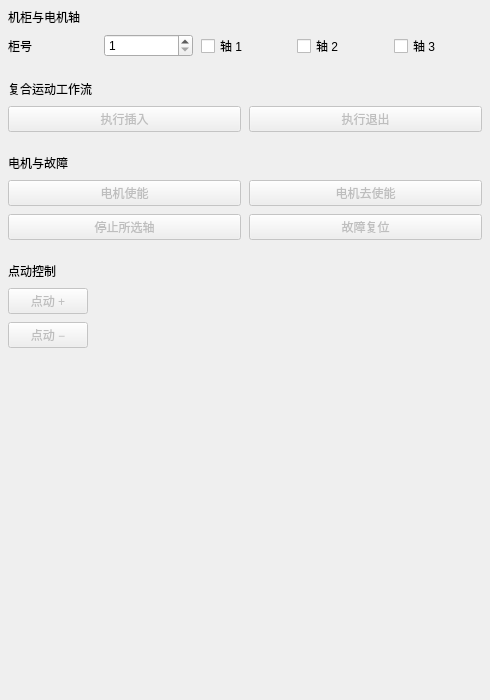
                 <widget class="QWidget" name="filterControlsContent">
                  <property name="geometry">
                   <rect>
                    <x>0</x>
                    <y>0</y>
                    <width>490</width>
                    <height>700</height>
                   </rect>
                  </property>
                  <layout class="QVBoxLayout" name="filterControlsLayout">
                   <property name="leftMargin">
                    <number>0</number>
                   </property>
                   <property name="topMargin">
                    <number>0</number>
                   </property>
                   <property name="rightMargin">
                    <number>0</number>
                   </property>
                   <property name="bottomMargin">
                    <number>0</number>
                   </property>
                   <property name="spacing">
                    <number>6</number>
                   </property>
                   <item>
                    <widget class="QWidget" name="filterSelectionSection">
                     <property name="engRole" stdset="0">
                      <string notr="true">controlSection</string>
                     </property>
                     <layout class="QVBoxLayout" name="filterSelectionSectionLayout">
                      <property name="leftMargin">
                       <number>8</number>
                      </property>
                      <property name="topMargin">
                       <number>8</number>
                      </property>
                      <property name="rightMargin">
                       <number>8</number>
                      </property>
                      <property name="bottomMargin">
                       <number>8</number>
                      </property>
                      <property name="spacing">
                       <number>8</number>
                      </property>
                      <item>
                       <widget class="QLabel" name="filterSelectionSectionTitle">
                        <property name="text">
                         <string>机柜与电机轴</string>
                        </property>
                        <property name="textFormat">
                         <enum>Qt::PlainText</enum>
                        </property>
                        <property name="wordWrap">
                         <bool>true</bool>
                        </property>
                        <property name="engRole" stdset="0">
                         <string notr="true">section</string>
                        </property>
                       </widget>
                      </item>
                      <item>
                       <layout class="QHBoxLayout" name="axisSelectionLayout">
                        <property name="leftMargin">
                         <number>0</number>
                        </property>
                        <property name="topMargin">
                         <number>0</number>
                        </property>
                        <property name="rightMargin">
                         <number>0</number>
                        </property>
                        <property name="bottomMargin">
                         <number>0</number>
                        </property>
                        <property name="spacing">
                         <number>8</number>
                        </property>
                        <item>
                         <widget class="QLabel" name="cabinetTitle">
                          <property name="text">
                           <string>柜号</string>
                          </property>
                          <property name="textFormat">
                           <enum>Qt::PlainText</enum>
                          </property>
                          <property name="wordWrap">
                           <bool>true</bool>
                          </property>
                         </widget>
                        </item>
                        <item>
                         <widget class="QSpinBox" name="cabinetSpinBox">
                          <property name="minimum">
                           <number>1</number>
                          </property>
                          <property name="maximum">
                           <number>2147483647</number>
                          </property>
                          <property name="value">
                           <number>1</number>
                          </property>
                         </widget>
                        </item>
                        <item>
                         <widget class="QCheckBox" name="axis1CheckBox">
                          <property name="text">
                           <string>轴 1</string>
                          </property>
                         </widget>
                        </item>
                        <item>
                         <widget class="QCheckBox" name="axis2CheckBox">
                          <property name="text">
                           <string>轴 2</string>
                          </property>
                         </widget>
                        </item>
                        <item>
                         <widget class="QCheckBox" name="axis3CheckBox">
                          <property name="text">
                           <string>轴 3</string>
                          </property>
                         </widget>
                        </item>
                       </layout>
                      </item>
                     </layout>
                    </widget>
                   </item>
                   <item>
                    <widget class="QWidget" name="filterWorkflowSection">
                     <property name="engRole" stdset="0">
                      <string notr="true">controlSection</string>
                     </property>
                     <layout class="QVBoxLayout" name="filterWorkflowSectionLayout">
                      <property name="leftMargin">
                       <number>8</number>
                      </property>
                      <property name="topMargin">
                       <number>8</number>
                      </property>
                      <property name="rightMargin">
                       <number>8</number>
                      </property>
                      <property name="bottomMargin">
                       <number>8</number>
                      </property>
                      <property name="spacing">
                       <number>8</number>
                      </property>
                      <item>
                       <widget class="QLabel" name="filterWorkflowSectionTitle">
                        <property name="text">
                         <string>复合运动工作流</string>
                        </property>
                        <property name="textFormat">
                         <enum>Qt::PlainText</enum>
                        </property>
                        <property name="wordWrap">
                         <bool>true</bool>
                        </property>
                        <property name="engRole" stdset="0">
                         <string notr="true">section</string>
                        </property>
                       </widget>
                      </item>
                      <item>
                       <layout class="QGridLayout" name="filterWorkflowActions" columnstretch="1,1">
                        <property name="leftMargin">
                         <number>0</number>
                        </property>
                        <property name="topMargin">
                         <number>0</number>
                        </property>
                        <property name="rightMargin">
                         <number>0</number>
                        </property>
                        <property name="bottomMargin">
                         <number>0</number>
                        </property>
                        <property name="spacing">
                         <number>8</number>
                        </property>
                        <item row="0" column="0">
                         <widget class="QPushButton" name="executeInsertButton">
                          <property name="text">
                           <string>执行插入</string>
                          </property>
                          <property name="enabled">
                           <bool>false</bool>
                          </property>
                          <property name="engRole" stdset="0">
                           <string notr="true">primary</string>
                          </property>
                          <property name="toolTip">
                           <string>device.executeInsert</string>
                          </property>
                         </widget>
                        </item>
                        <item row="0" column="1">
                         <widget class="QPushButton" name="executeExitButton">
                          <property name="text">
                           <string>执行退出</string>
                          </property>
                          <property name="enabled">
                           <bool>false</bool>
                          </property>
                          <property name="engRole" stdset="0">
                           <string notr="true">primary</string>
                          </property>
                          <property name="toolTip">
                           <string>device.executeExit</string>
                          </property>
                         </widget>
                        </item>
                       </layout>
                      </item>
                     </layout>
                    </widget>
                   </item>
                   <item>
                    <widget class="QWidget" name="filterMotorSection">
                     <property name="engRole" stdset="0">
                      <string notr="true">controlSection</string>
                     </property>
                     <layout class="QVBoxLayout" name="filterMotorSectionLayout">
                      <property name="leftMargin">
                       <number>8</number>
                      </property>
                      <property name="topMargin">
                       <number>8</number>
                      </property>
                      <property name="rightMargin">
                       <number>8</number>
                      </property>
                      <property name="bottomMargin">
                       <number>8</number>
                      </property>
                      <property name="spacing">
                       <number>8</number>
                      </property>
                      <item>
                       <widget class="QLabel" name="filterMotorSectionTitle">
                        <property name="text">
                         <string>电机与故障</string>
                        </property>
                        <property name="textFormat">
                         <enum>Qt::PlainText</enum>
                        </property>
                        <property name="wordWrap">
                         <bool>true</bool>
                        </property>
                        <property name="engRole" stdset="0">
                         <string notr="true">section</string>
                        </property>
                       </widget>
                      </item>
                      <item>
                       <layout class="QGridLayout" name="filterMotorActions" columnstretch="1,1">
                        <property name="leftMargin">
                         <number>0</number>
                        </property>
                        <property name="topMargin">
                         <number>0</number>
                        </property>
                        <property name="rightMargin">
                         <number>0</number>
                        </property>
                        <property name="bottomMargin">
                         <number>0</number>
                        </property>
                        <property name="spacing">
                         <number>8</number>
                        </property>
                        <item row="0" column="0">
                         <widget class="QPushButton" name="motorEnableButton">
                          <property name="text">
                           <string>电机使能</string>
                          </property>
                          <property name="enabled">
                           <bool>false</bool>
                          </property>
                          <property name="toolTip">
                           <string>device.motorEnable</string>
                          </property>
                         </widget>
                        </item>
                        <item row="0" column="1">
                         <widget class="QPushButton" name="motorDisableButton">
                          <property name="text">
                           <string>电机去使能</string>
                          </property>
                          <property name="enabled">
                           <bool>false</bool>
                          </property>
                          <property name="toolTip">
                           <string>当前协议未定义去使能方法，待补充后接入。</string>
                          </property>
                         </widget>
                        </item>
                        <item row="1" column="0">
                         <widget class="QPushButton" name="stopButton">
                          <property name="text">
                           <string>停止所选轴</string>
                          </property>
                          <property name="enabled">
                           <bool>false</bool>
                          </property>
                          <property name="engRole" stdset="0">
                           <string notr="true">danger</string>
                          </property>
                          <property name="toolTip">
                           <string>device.stop</string>
                          </property>
                         </widget>
                        </item>
                        <item row="1" column="1">
                         <widget class="QPushButton" name="resetFaultButton">
                          <property name="text">
                           <string>故障复位</string>
                          </property>
                          <property name="enabled">
                           <bool>false</bool>
                          </property>
                          <property name="engRole" stdset="0">
                           <string notr="true">danger</string>
                          </property>
                          <property name="toolTip">
                           <string>device.resetFault</string>
                          </property>
                         </widget>
                        </item>
                       </layout>
                      </item>
                     </layout>
                    </widget>
                   </item>
                   <item>
                    <widget class="QWidget" name="filterJogSection">
                     <property name="engRole" stdset="0">
                      <string notr="true">controlSection</string>
                     </property>
                     <layout class="QVBoxLayout" name="filterJogSectionLayout">
                      <property name="leftMargin">
                       <number>8</number>
                      </property>
                      <property name="topMargin">
                       <number>8</number>
                      </property>
                      <property name="rightMargin">
                       <number>8</number>
                      </property>
                      <property name="bottomMargin">
                       <number>8</number>
                      </property>
                      <property name="spacing">
                       <number>8</number>
                      </property>
                      <item>
                       <widget class="QLabel" name="filterJogSectionTitle">
                        <property name="text">
                         <string>点动控制</string>
                        </property>
                        <property name="textFormat">
                         <enum>Qt::PlainText</enum>
                        </property>
                        <property name="wordWrap">
                         <bool>true</bool>
                        </property>
                        <property name="engRole" stdset="0">
                         <string notr="true">section</string>
                        </property>
                       </widget>
                      </item>
                      <item alignment="Qt::AlignLeft">
                       <widget class="QPushButton" name="jogPlusButton">
                        <property name="text">
                         <string>点动 +</string>
                        </property>
                        <property name="enabled">
                         <bool>false</bool>
                        </property>
                        <property name="toolTip">
                         <string>按住/松开及失焦清位协议未定义，不按图片推测 jog1/jog2 的方向和停止语义。</string>
                        </property>
                       </widget>
                      </item>
                      <item alignment="Qt::AlignLeft">
                       <widget class="QPushButton" name="jogMinusButton">
                        <property name="text">
                         <string>点动 −</string>
                        </property>
                        <property name="enabled">
                         <bool>false</bool>
                        </property>
                        <property name="toolTip">
                         <string>按住/松开及失焦清位协议未定义，不按图片推测 jog1/jog2 的方向和停止语义。</string>
                        </property>
                       </widget>
                      </item>
                     </layout>
                    </widget>
                   </item>
                   <item>
                    <spacer name="filterControlsSpacer">
                     <property name="orientation">
                      <enum>Qt::Vertical</enum>
                     </property>
                     <property name="sizeHint">
                      <size>
                       <width>20</width>
                       <height>40</height>
                      </size>
                     </property>
                    </spacer>
                   </item>
                  </layout>
                 </widget>
